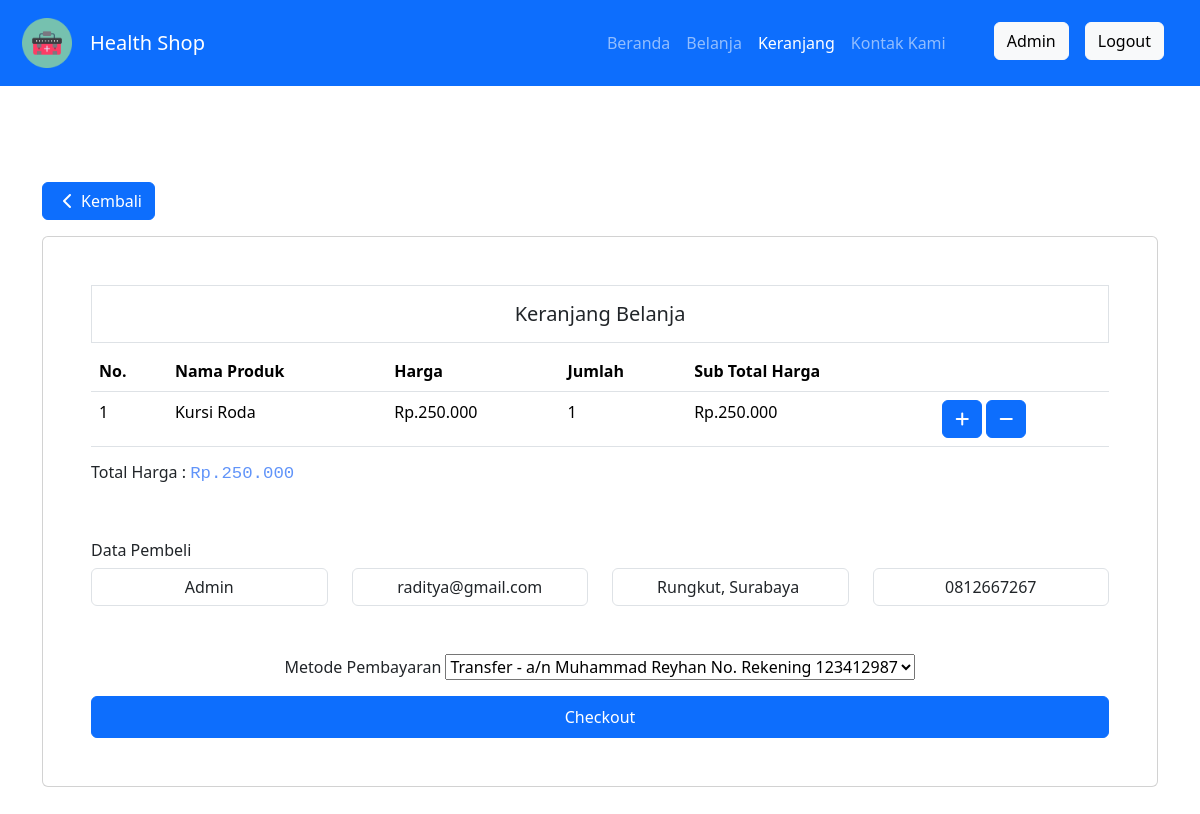
The app's page /cart.php?p=34 (signed in) with its own data.
### tables this page shows
CREATE TABLE `produk` (
  `id` int(11) NOT NULL,
  `id_kategori` int(11) NOT NULL,
  `nama` varchar(255) NOT NULL,
  `harga` double NOT NULL,
  `foto` varchar(255) DEFAULT NULL,
  `detail` text DEFAULT NULL,
  `stok` enum('tersedia','habis') DEFAULT 'tersedia'
);

CREATE TABLE `pendaftar` (
  `id` int(11) NOT NULL,
  `username` varchar(50) NOT NULL,
  `password` varchar(255) DEFAULT NULL,
  `email` varchar(100) NOT NULL,
  `dateofbirth` date NOT NULL,
  `gender` enum('Male','Female') NOT NULL,
  `address` varchar(255) NOT NULL,
  `city` varchar(255) NOT NULL,
  `contact` varchar(30) DEFAULT NULL,
  `paypal` varchar(50) NOT NULL,
  `role` enum('admin','member') NOT NULL DEFAULT 'member'
);

### cart.php (the view, shortened to what this page needs)
<?php
include 'koneksi.php';
if (!empty($_GET['p'])) {
    $id = $_GET['p'];
} else {
    $id = 0;
}
$queryListUser = mysqli_query($conn, "SELECT * from pendaftar where id=$_SESSION[id]");
?>
<!DOCTYPE html>
<html lang="en">
<head>
    <link href="bootstrap/css/bootstrap.css" rel="stylesheet" />
    <link rel="stylesheet" href="https://cdnjs.cloudflare.com/ajax/libs/font-awesome/6.6.0/css/all.min.css" />
    <link rel="stylesheet" href="assets/style.css" />
</head>
<body>
    <section id="navbar">
        <nav class="navbar navbar-expand-lg bg-primary" data-bs-theme="dark">
            <div class="container-fluid">
                <img
                    src="assets/image/icon-healthier.png"
                    alt="Logo"
                    style="width: 50px; height: 50px; margin: 10px"
                    class="d-inline-block align-text-top" />
                <a class="navbar-brand mx-2" href="index.php">Health Shop</a>
                <div
                    class="collapse navbar-collapse justify-content-end mr-3"
                    id="navbarNav">
                    <ul class="navbar-nav">
                        <li class="nav-item">
                            <a class="nav-link" href="index.php">Beranda</a>
                        </li>
                        <li class="nav-item">
                            <a class="nav-link" href="belanja.php">Belanja</a>
                        </li>
                        <li class="nav-item">
                            <a class="nav-link active" aria-current="page" href="cart.php?p=0">Keranjang</a>
                        </li>
                        <li class="nav-item">
                        <a class="nav-link" href="https://wa.me/+6281240277417">Kontak Kami</a>
                        </li>
                    </ul>
                    <ul class="navbar-nav mx-4">
                        <?php
                        if (!isset($_SESSION['log'])) {
                            echo '
					<li><a href="register.php" class="btn btn-light mx-2"> Register</a></li>
					<li><a href="login.php" class="btn btn-light">Login</a></li>
					';
                        } else {
                            if ($_SESSION['role'] == 'member') {
                                echo '
					<li><a href="logout.php" class="btn btn-light mb-1">Logout</a></li>
					';
                            } else {
                                echo '
                    <li><a href="admin" class="btn btn-light mb-1 mx-3">Admin</a></li>
					<li><a href="logout.php" class="btn btn-light mb-1">Logout</a></li>
					';
                            };
                        }
                        ?>
                    </ul>
                </div>
            </div>
        </nav>
    </section>
    <div class="container-fluid py-5 mt-5">
        <div class="container mb-3">
            <a href="belanja.php" class="btn btn-primary"><i class="fa-solid fa-chevron-left mx-2"></i>Kembali</a>
        </div>
        <div class="container">
            <div class="card p-5">
                <h5 class="border p-3 text-center">Keranjang Belanja</h5>
                <table class="table">
                    <thead>
                        <tr>
                            <th scope="col">No.</th>
                            <th scope="col">Nama Produk</th>
                            <th scope="col">Harga</th>
                            <th scope="col">Jumlah</th>
                            <th scope="col">Sub Total Harga</th>
                            <th scope="col"></th>
                        </tr>
                    </thead>
                    <tbody>
                        <?php $no = 1;
                        $totalharga = 0 ?>
                        <?php foreach ($_SESSION['cart'] as $id => $jumlah): ?>
                            <?php
                            if (!empty($id)) {
                                $queryListProduk = $conn->query("SELECT * from produk where id=$id");
                                $data = $queryListProduk->fetch_assoc();
                                if (!empty($jumlah)) {
                                    $subharga = $data['harga'] * $jumlah;
                                    $totalharga = $totalharga + $subharga;
                                }
                            ?>
                                <tr>
                                    <td><?php echo $no; ?></td>
                                    <td><?php echo $data['nama'] ?></td>
                                    <td><?php echo 'Rp.', number_format($data['harga'], 0, ',', '.') ?></td>
                                    <td><?php echo $jumlah ?></td>
                                    <td><?php echo 'Rp.', number_format($subharga, 0, ',', '.') ?></td>
                                    <td>
                                        <a class="btn btn-primary" href="addcart.php?p=<?php echo $data['id'] ?>"><i class="fa fa-plus"></i></a>
                                        <a class="btn btn-primary" href="mincart.php?p=<?php echo $data['id'] ?>"><i class="fa fa-minus"></i></a>
                                    </td>
                                </tr>
                            <?php $no++;
                            }
                            ?>
                        <?php endforeach ?>
                    </tbody>
                </table>
                <tfoot>
                    <h6>Total Harga : <span class="harga"><?php echo 'Rp.', number_format($totalharga, 0, ',', '.') ?></span></h6>
                </tfoot>
                <div class="mt-5">
                    <h6>Data Pembeli</h6>
                    <form action="" method="post">
                        <div class="row">
                            <?php $dataUser = mysqli_fetch_array($queryListUser) ?>
                            <div class="col-md-3">
                                <div class="form-group">
                                    <input type="text" readonly class="form-control text-center" value="<?php echo $dataUser['username'] ?>">
                                </div>
                            </div>
                            <div class="col-md-3">
                                <div class="form-group">
                                    <input type="text" readonly class="form-control text-center" value="<?php echo $dataUser['email'] ?>">
                                </div>
                            </div>
                            <div class="col-md-3">
                                <div class="form-group">
                                    <input type="text" readonly class="form-control text-center" value="<?php echo $dataUser['address'] ?>, <?php echo $dataUser['city'] ?> ">
                                </div>
                            </div>
                            <div class="col-md-3">
                                <div class="form-group">
                                    <input type="text" readonly class="form-control text-center" value="<?php echo $dataUser['contact'] ?>">
                                </div>
                            </div>
                            <div class="col-md">
                                <div class="form-group text-center mt-5">
                                    Metode Pembayaran
                                    <select name="pembayaran" id="pembayaran">
                                        <option value="Transfer">Transfer - a/n Muhammad Reyhan No. Rekening 123412987</option>
                                    </select>
                                </div>
                            </div>
                        </div>
                        <button class="container btn btn-primary px-3 py-2 mt-3 " name="checkout">Checkout</button>
                    </form>
                </div>
            </div>
        </div>
    </div>
</body>
</html>

### assets/style.css (style rules this page uses)
.harga { font-size: 13pt; color: rgb(97, 148, 249); font-family: monospace; }

### records on screen
produk: nama "Kursi Roda", harga "250.000", jumlah "1"
pendaftar: username "Admin", email "raditya@gmail.com", address+city "Rungkut, Surabaya", contact "0812667267"

### other values on screen
$totalharga "250.000"
